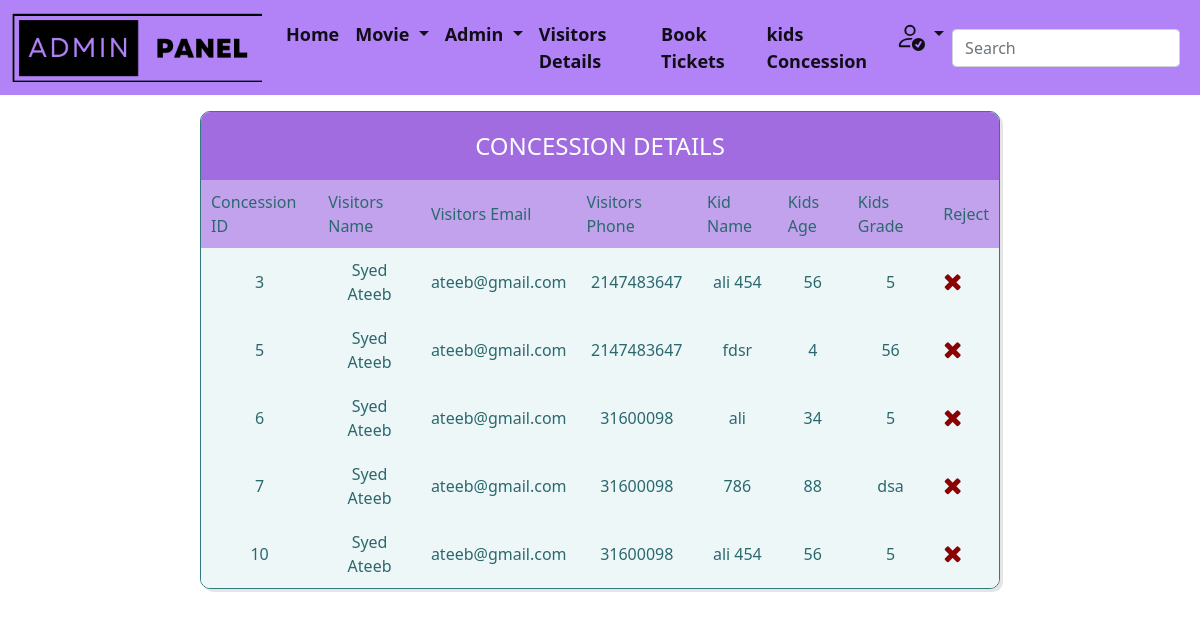
Page /concession_req.php (signed in) on the committed database.
### tables this page shows
CREATE TABLE `kid_concession` (
  `concession_id` int(255) NOT NULL,
  `visitors_name` varchar(255) NOT NULL,
  `visitors_email` varchar(255) NOT NULL,
  `visitors_number` int(255) NOT NULL,
  `kid_name` varchar(255) NOT NULL,
  `kid_age` int(255) NOT NULL,
  `kid_grade` varchar(255) NOT NULL
);

### concession_req.php (the view, shortened to what this page needs)
<!DOCTYPE html>
<html lang="en">
<head>
    <link rel="stylesheet" href="style.css">
    <link rel="stylesheet" href="https://cdnjs.cloudflare.com/ajax/libs/font-awesome/4.7.0/css/font-awesome.min.css">
    <link href="https://cdn.jsdelivr.net/npm/bootstrap@5.0.2/dist/css/bootstrap.min.css" rel="stylesheet">
  </head>
<body>
<nav class="navbar navbar-expand-lg navbar-light " style="background-color: #b183f6 ;">
  <div class="container-fluid">
    <a id="av" class="navbar-brand" href=""><img class="logo" width="250px" src="images/admin.png" alt=""></a>
    <div class="collapse navbar-collapse" id="navbarSupportedContent">
      <ul id="ab"  class="navbar-nav me-auto mb-2 mb-lg-0">
        <li class="nav-item">
          <a class="nav-link active" aria-current="page" href="admin_home.php?email=<?php echo $_GET['email']; ?>">Home</a>
        </li>
        <li class="nav-item dropdown">
          <a class="nav-link active dropdown-toggle" href="#" id="navbarDropdown" role="button" data-bs-toggle="dropdown" aria-expanded="false">
            Movie
          </a>
        </li>
        <li class="nav-item dropdown">
          <a class="nav-link active dropdown-toggle" href="#" id="navbarDropdown" role="button" data-bs-toggle="dropdown" aria-expanded="false">
           Admin
          </a>
        </li>
        <li class="nav-item">
          <a class="nav-link active" href="visitors_detail.php?email=<?php echo $_GET['email'];?>">Visitors Details</a>
        </li>
        <li class="nav-item">
          <a class="nav-link active" href="book_ticket.php?email=<?php echo $_GET['email'];?>">Book Tickets</a>
        </li>
        <li class="nav-item">
          <a class="nav-link active" href="concession_req.php?email=<?php echo $_GET['email'];?>">kids Concession</a>
        </li>
        <li class="nav-item dropdown">
          <a class="nav-link active dropdown-toggle" id="navbarDropdown" role="button" data-bs-toggle="dropdown" aria-expanded="false">
          </a>
        </li>
      </ul>
      <form class="d-flex">
        <input class="form-control me-2" type="search" placeholder="Search" aria-label="Search">
      </form>
    </div>
  </div>
</nav>
<div class="table-users">
   <div class="header">Concession Details</div>
   <thead>
   <table cellspacing="0">
      <tr>
         <th>Concession ID</th>
         <th>Visitors Name</th>
         <th>Visitors Email</th>
         <th>Visitors Phone</th>
         <th>Kid Name</th>
         <th>Kids Age</th>
         <th>Kids Grade</th>
         <th>Reject</th>
      </tr>
</thead>
  <tbody>
  <?php
include 'database.php';
$sql = "SELECT * FROM kid_concession";
$query = mysqli_query($conn,$sql);
while($arr = mysqli_fetch_array($query))
{
?>
      <tr>
         <td><?php echo $arr['concession_id']; ?></td>
         <td><?php echo $arr['visitors_name']; ?></td>
         <td><?php echo $arr['visitors_email']; ?></td>
         <td><?php echo $arr['visitors_number']; ?></td>
         <td><?php echo $arr['kid_name']; ?></td>
         <td><?php echo $arr['kid_age']; ?></td>
         <td><?php echo $arr['kid_grade']; ?></td>
         <td><a href="delete_concession.php?concession_id=<?php echo $arr['concession_id']; ?>&email=<?php echo $_GET['email'] ?>"><i class='fa fa-times' style='font-size:24px;color:darkred'></i></a></td>
      </tr>
      </tbody>
  <?php
}
?>
</div>
</body>
</html>

### style.css (style rules this page uses)
#av { font-weight: bolder; }
#ab { font-weight: bold; font-size: 18px; }
body { background-image: url(images/cine.jpg); background-size: cover; background-position: inherit; background-repeat: no-repeat; height: 100vh; }

### concession_req.php (style rules this page uses)
.header { background-color: #a06ce0; color: white; font-size: 1.5em; padding: 1rem; text-align: center; text-transform: uppercase; }
.table-users { border: 1px solid #327a81; border-radius: 10px; box-shadow: 3px 3px 0 rgba(0, 0, 0, 0.1); max-width: calc(100% - 2em); margin: 1em auto; overflow: hidden; width: 800px; }
table { width: 100%; }
table td, table th { color: #2b686e; padding: 10px; }
table td { text-align: center; vertical-align: middle; }
table td:last-child { font-size: 0.95em; line-height: 1.4; text-align: left; }
table th { background-color: #c3a2ed; font-weight: 300; }
table tr:nth-child(2n+1) { background-color: #edf7f8; }
.logo { width:250px; }

### rows in the picture
kid_concession: concession_id "3", visitors_name "Syed Ateeb", visitors_email "ateeb@gmail.com", visitors_number "2147483647", kid_name "ali 454", kid_age "56", kid_grade "5"
kid_concession: concession_id "5", visitors_name "Syed Ateeb", visitors_email "ateeb@gmail.com", visitors_number "2147483647", kid_name "fdsr", kid_age "4", kid_grade "56"
kid_concession: concession_id "6", visitors_name "Syed Ateeb", visitors_email "ateeb@gmail.com", visitors_number "31600098", kid_name "ali", kid_age "34", kid_grade "5"
kid_concession: concession_id "7", visitors_name "Syed Ateeb", visitors_email "ateeb@gmail.com", visitors_number "31600098", kid_name "786", kid_age "88", kid_grade "dsa"
kid_concession: concession_id "10", visitors_name "Syed Ateeb", visitors_email "ateeb@gmail.com", visitors_number "31600098", kid_name "ali 454", kid_age "56", kid_grade "5"
